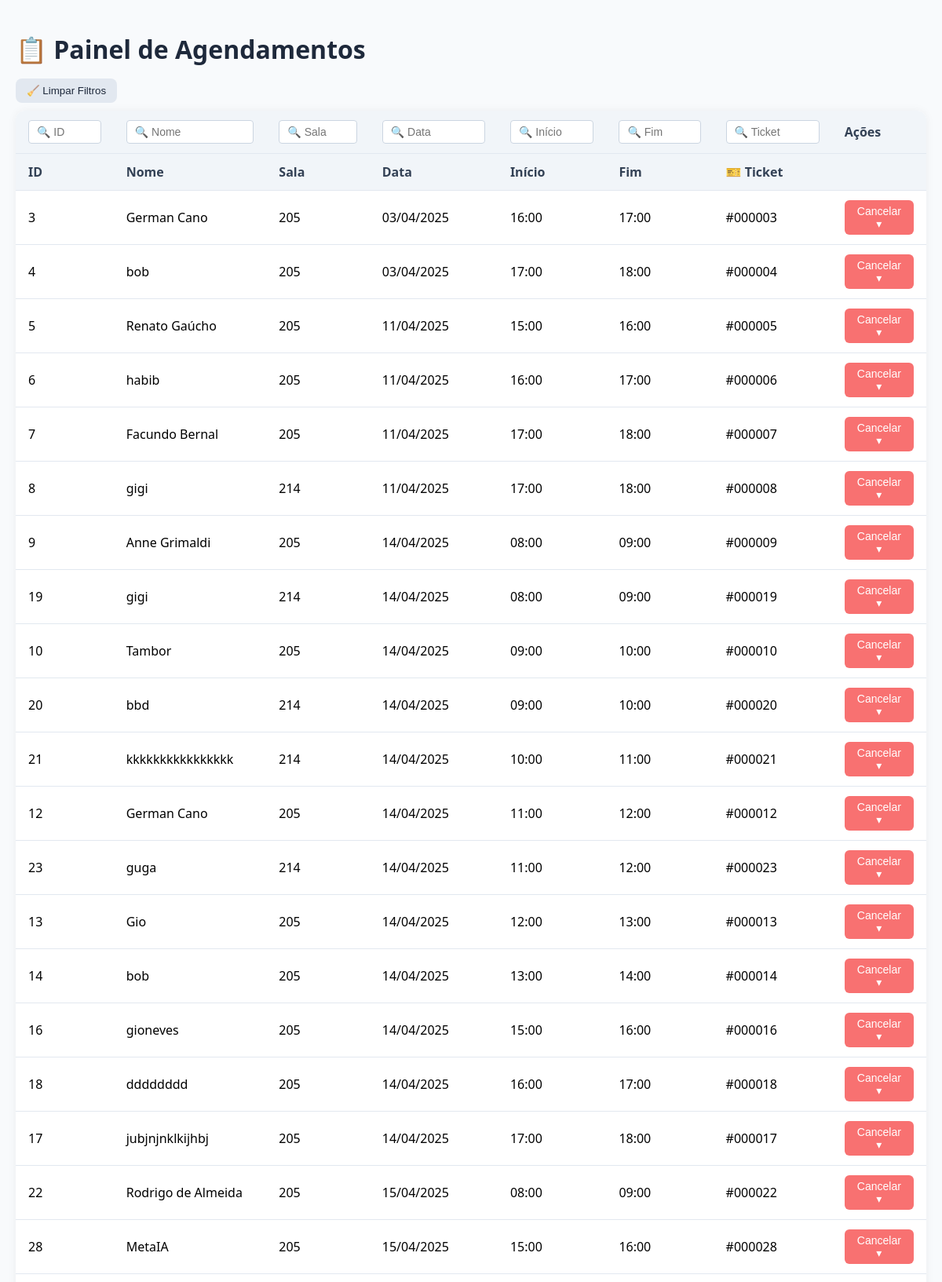
Screenshot of /agendamentos (signed in, upper part) with the database file from the repository.
### app/agendamento.py (models this page shows)
class Agendamento(db.Model):
    id = db.Column(db.Integer, primary_key=True)
    nome = db.Column(db.String(100), nullable=False)
    sala = db.Column(db.String(10), nullable=False)
    data = db.Column(db.String(10), nullable=False)
    inicio = db.Column(db.DateTime, nullable=False)
    fim = db.Column(db.DateTime, nullable=False)

### app/agendamento.py (the view)
@app.route("/agendamentos")
def listar_agendamentos():
    if session.get("admin_autorizado") != True:
        return redirect(url_for("login_admin"))
    agendamentos = Agendamento.query.order_by(Agendamento.data, Agendamento.inicio).all()
    for a in agendamentos:
        try:
            a.data_formatada = datetime.strptime(a.data, "%Y-%m-%d").strftime("%d/%m/%Y")
        except ValueError:
            a.data_formatada = a.data
        a.ticket_formatado = f"{a.id:06d}"
    return render_template("agendamentos.html", agendamentos=agendamentos)

### app/agendamento.py (called while the page is built)
@app.after_request
def add_header(response):
    response.headers["Cache-Control"] = "no-store, no-cache, must-revalidate, max-age=0"
    return response

### app/templates/agendamentos.html (shortened to what this page needs)
<!DOCTYPE html>
<html lang="pt-BR">
<head>
</head>
<body>
  <h1>📋 Painel de Agendamentos</h1>
  <div class="filtros-actions">
    <button class="limpar-filtros" onclick="limparFiltros()">🧹 Limpar Filtros</button>
  </div>
  <table id="tabela-agendamentos">
    <thead>
      <tr>
        <th><input type="text" placeholder="🔍 ID" onkeyup="filtrarTabela(0)"></th>
        <th><input type="text" placeholder="🔍 Nome" onkeyup="filtrarTabela(1)"></th>
        <th><input type="text" placeholder="🔍 Sala" onkeyup="filtrarTabela(2)"></th>
        <th><input type="text" placeholder="🔍 Data" onkeyup="filtrarTabela(3)"></th>
        <th><input type="text" placeholder="🔍 Início" onkeyup="filtrarTabela(4)"></th>
        <th><input type="text" placeholder="🔍 Fim" onkeyup="filtrarTabela(5)"></th>
        <th><input type="text" placeholder="🔍 Ticket" onkeyup="filtrarTabela(6)"></th>
        <th>Ações</th>
      </tr>
      <tr>
        <th>ID</th>
        <th>Nome</th>
        <th>Sala</th>
        <th>Data</th>
        <th>Início</th>
        <th>Fim</th>
        <th>🎫 Ticket</th>
        <th></th>
      </tr>
    </thead>
    <tbody>
      {% for a in agendamentos %}
      <tr>
        <td>{{ a.id }}</td>
        <td>{{ a.nome }}</td>
        <td>{{ a.sala }}</td>
        <td>{{ a.data_formatada }}</td>
        <td>{{ a.inicio.strftime('%H:%M') }}</td>
        <td>{{ a.fim.strftime('%H:%M') }}</td>
        <td>#{{ a.ticket_formatado }}</td>
        <td>
          <div class="dropdown">
            <button class="cancelar-btn" onclick="toggleDropdown(this)">Cancelar ▾</button>
          </div>
        </td>
      </tr>
      {% endfor %}
    </tbody>
  </table>
</body>
</html>

### app/templates/agendamentos.html (style rules this page uses)
body { font-family: 'Segoe UI', sans-serif; background-color: #f8fafc; margin: 0; padding: 20px; }
h1 { color: #1e293b; margin-bottom: 16px; }
.filtros-actions { margin-bottom: 10px; }
.limpar-filtros { background: #e2e8f0; color: #1e293b; border: none; padding: 8px 14px; border-radius: 8px; font-weight: 500; cursor: pointer; }
table { width: 100%; border-collapse: collapse; background: white; border-radius: 12px; box-shadow: 0 0 12px rgba(0, 0, 0, 0.05); overflow: hidden; }
th, td { padding: 12px 16px; border-bottom: 1px solid #e2e8f0; text-align: left; }
th { background-color: #f1f5f9; color: #334155; font-weight: 600; }
input[type="text"] { width: 100%; padding: 6px 10px; border: 1px solid #cbd5e1; border-radius: 4px; font-size: 14px; box-sizing: border-box; }
.dropdown { position: relative; display: inline-block; }
.cancelar-btn { background: #f87171; color: white; border: none; border-radius: 6px; padding: 6px 14px; font-size: 14px; cursor: pointer; }

### rows the page displays
Agendamento: id "3", nome "German Cano", sala "205", data_formatada "03/04/2025", inicio "16:00", fim "17:00", ticket_formatado "000003"
Agendamento: id "4", nome "bob", sala "205", data_formatada "03/04/2025", inicio "17:00", fim "18:00", ticket_formatado "000004"
Agendamento: id "5", nome "Renato Gaúcho", sala "205", data_formatada "11/04/2025", inicio "15:00", fim "16:00", ticket_formatado "000005"
Agendamento: id "6", nome "habib", sala "205", data_formatada "11/04/2025", inicio "16:00", fim "17:00", ticket_formatado "000006"
Agendamento: id "7", nome "Facundo Bernal", sala "205", data_formatada "11/04/2025", inicio "17:00", fim "18:00", ticket_formatado "000007"
Agendamento: id "8", nome "gigi", sala "214", data_formatada "11/04/2025", inicio "17:00", fim "18:00", ticket_formatado "000008"
Agendamento: id "9", nome "Anne Grimaldi", sala "205", data_formatada "14/04/2025", inicio "08:00", fim "09:00", ticket_formatado "000009"
Agendamento: id "19", nome "gigi", sala "214", data_formatada "14/04/2025", inicio "08:00", fim "09:00", ticket_formatado "000019"
Agendamento: id "10", nome "Tambor", sala "205", data_formatada "14/04/2025", inicio "09:00", fim "10:00", ticket_formatado "000010"
Agendamento: id "20", nome "bbd", sala "214", data_formatada "14/04/2025", inicio "09:00", fim "10:00", ticket_formatado "000020"
Agendamento: id "21", nome "kkkkkkkkkkkkkkkk", sala "214", data_formatada "14/04/2025", inicio "10:00", fim "11:00", ticket_formatado "000021"
Agendamento: id "12", nome "German Cano", sala "205", data_formatada "14/04/2025", inicio "11:00", fim "12:00", ticket_formatado "000012"
Agendamento: id "23", nome "guga", sala "214", data_formatada "14/04/2025", inicio "11:00", fim "12:00", ticket_formatado "000023"
Agendamento: id "13", nome "Gio", sala "205", data_formatada "14/04/2025", inicio "12:00", fim "13:00", ticket_formatado "000013"
Agendamento: id "14", nome "bob", sala "205", data_formatada "14/04/2025", inicio "13:00", fim "14:00", ticket_formatado "000014"
Agendamento: id "16", nome "gioneves", sala "205", data_formatada "14/04/2025", inicio "15:00", fim "16:00", ticket_formatado "000016"
Agendamento: id "18", nome "dddddddd", sala "205", data_formatada "14/04/2025", inicio "16:00", fim "17:00", ticket_formatado "000018"
Agendamento: id "17", nome "jubjnjnklkijhbj", sala "205", data_formatada "14/04/2025", inicio "17:00", fim "18:00", ticket_formatado "000017"
Agendamento: id "22", nome "Rodrigo de Almeida", sala "205", data_formatada "15/04/2025", inicio "08:00", fim "09:00", ticket_formatado "000022"
Agendamento: id "28", nome "MetaIA", sala "205", data_formatada "15/04/2025", inicio "15:00", fim "16:00", ticket_formatado "000028"
